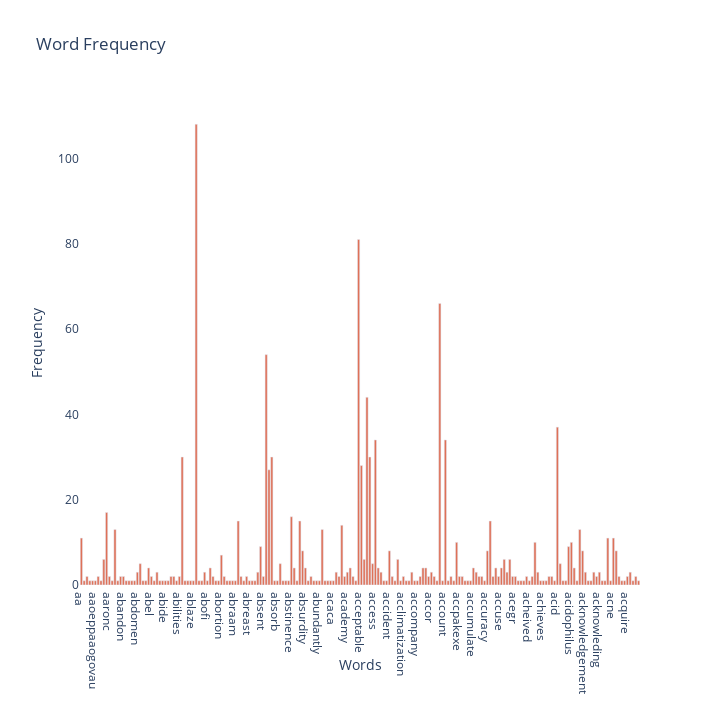

Write notebook code for a chart like this one.
### Markdown cell above
### >>> **Exercise 14 (take home):** 
The chart above contains all the vocabulary, and it's computationally intensive to both compute and visualize. Can you efficiently reduce the number of terms you want to visualize as an exercise.

### Code cell
import plotly as py
import plotly.graph_objects as go

# We we will use the cleaned data from one of the exercise above
# This will bring out number of terms down a lot. We also use a sample data
# These result in more meaningful terms showing up
term_frequencies = []

for j in range(0,cleaned_sample_count.shape[1]):
    term_frequencies.append(sum(cleaned_sample_count[:,j].toarray()))
    
term_frequencies = np.asarray(cleaned_sample_count.sum(axis=0))[0]

trace = {
    "type": "bar",
    "y": term_frequencies[:200],
    "x": cleaned_sample_vectorizer.get_feature_names()[:200],
    "marker": {"color": "rgb(222, 113, 88)"},
    "orientation": 'v'
}

layout = {
    "title": "Word Frequency",
    "width": 720,
    "yaxis": {
        "title": "Frequency",
        "gridcolor": "white"
    },
    "xaxis": {
        "title": "Words",
        "zeroline": False,
        "gridcolor": "white"
    },
    "height": 720,
    "barmode": "group",
    "autosize": True,
    "showlegend": False,
    "orientation": 90,
    "plot_bgcolor": "rgba(0,0,0,0)",
    "paper_bgcolor": "rgba(0,0,0,0)"
}

# Display the graph
fig = go.Figure()
fig.add_trace(trace)
fig.update_layout(layout)
fig.show()

### Figure 1 — Plotly figure (JSON) as saved in the notebook; plotly's stock layout.template omitted (floating-point values rounded to 4 significant figures; data arrays with more than 128 entries replaced by an {"elided": "..."} marker saying what was removed)
{"data": [{"marker": {"color": "rgb(222, 113, 88)"}, "orientation": "v", "type": "bar", "x": {"elided": "200 str values"}, "y": {"elided": "200 int values"}}], "layout": {"autosize": true, "barmode": "group", "height": 720, "orientation": 90, "paper_bgcolor": "rgba(0,0,0,0)", "plot_bgcolor": "rgba(0,0,0,0)", "showlegend": false, "title": {"text": "Word Frequency"}, "width": 720, "xaxis": {"gridcolor": "white", "title": {"text": "Words"}, "zeroline": false}, "yaxis": {"gridcolor": "white", "title": {"text": "Frequency"}}}}
